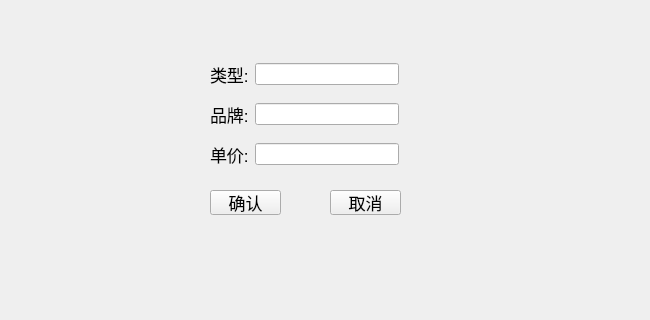
<?xml version="1.0" encoding="UTF-8"?>
<ui version="4.0">
 <class>AddGoodsForm</class>
 <widget class="QWidget" name="AddGoodsForm">
  <property name="geometry">
   <rect>
    <x>0</x>
    <y>0</y>
    <width>650</width>
    <height>320</height>
   </rect>
  </property>
  <property name="windowTitle">
   <string>Form</string>
  </property>
  <widget class="QPushButton" name="btn_commit">
   <property name="geometry">
    <rect>
     <x>210</x>
     <y>190</y>
     <width>71</width>
     <height>25</height>
    </rect>
   </property>
   <property name="font">
    <font>
     <pointsize>13</pointsize>
    </font>
   </property>
   <property name="text">
    <string>确认</string>
   </property>
  </widget>
  <widget class="QPushButton" name="btn_cancel">
   <property name="geometry">
    <rect>
     <x>330</x>
     <y>190</y>
     <width>71</width>
     <height>25</height>
    </rect>
   </property>
   <property name="font">
    <font>
     <pointsize>13</pointsize>
    </font>
   </property>
   <property name="text">
    <string>取消</string>
   </property>
  </widget>
  <widget class="QWidget" name="">
   <property name="geometry">
    <rect>
     <x>210</x>
     <y>60</y>
     <width>189</width>
     <height>28</height>
    </rect>
   </property>
   <layout class="QHBoxLayout" name="horizontalLayout">
    <item>
     <widget class="QLabel" name="label">
      <property name="font">
       <font>
        <pointsize>13</pointsize>
       </font>
      </property>
      <property name="text">
       <string>类型:</string>
      </property>
     </widget>
    </item>
    <item>
     <widget class="QLineEdit" name="le_type"/>
    </item>
   </layout>
  </widget>
  <widget class="QWidget" name="">
   <property name="geometry">
    <rect>
     <x>210</x>
     <y>100</y>
     <width>189</width>
     <height>28</height>
    </rect>
   </property>
   <layout class="QHBoxLayout" name="horizontalLayout_2">
    <item>
     <widget class="QLabel" name="label_2">
      <property name="font">
       <font>
        <pointsize>13</pointsize>
       </font>
      </property>
      <property name="text">
       <string>品牌:</string>
      </property>
     </widget>
    </item>
    <item>
     <widget class="QLineEdit" name="le_brand"/>
    </item>
   </layout>
  </widget>
  <widget class="QWidget" name="">
   <property name="geometry">
    <rect>
     <x>210</x>
     <y>140</y>
     <width>189</width>
     <height>28</height>
    </rect>
   </property>
   <layout class="QHBoxLayout" name="horizontalLayout_3">
    <item>
     <widget class="QLabel" name="label_3">
      <property name="font">
       <font>
        <pointsize>13</pointsize>
       </font>
      </property>
      <property name="text">
       <string>单价:</string>
      </property>
     </widget>
    </item>
    <item>
     <widget class="QLineEdit" name="le_price"/>
    </item>
   </layout>
  </widget>
 </widget>
 <resources/>
 <connections/>
</ui>
